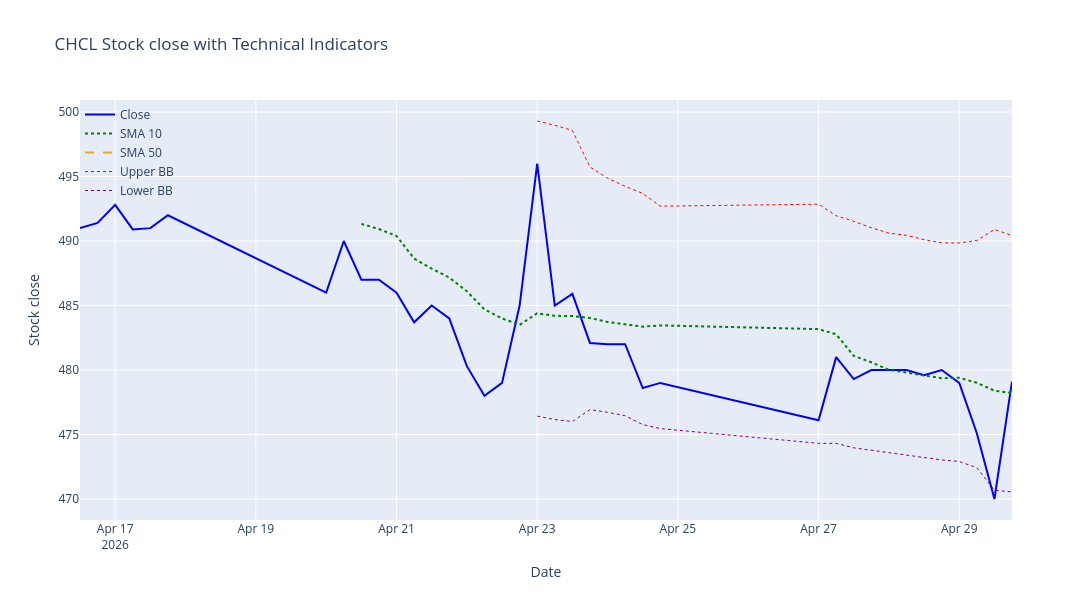

The notebook cell saved with this chart:
### Markdown cell above
### Plot technical Analysis

### Code cell
df_filtered = df.copy();
if data_type=="intraday" :
    df_filtered = df_filtered.between_time("11:00", "15:00");



# Create the figure
fig = go.Figure()

# Add 'Close' close line
fig.add_trace(
    go.Scatter(
        x=df_filtered.index,
        y=df_filtered["close"],
        mode="lines",
        name="Close",
        line=dict(color="blue", width=2),
    )
)

# Add 'SMA 10' line
fig.add_trace(
    go.Scatter(
        x=df_filtered.index,
        y=df_filtered["SMA_10"],
        mode="lines",
        name="SMA 10",
        line=dict(color="green", width=2, dash="dot"),
    )
)

# Add 'SMA 50' line
fig.add_trace(
    go.Scatter(
        x=df_filtered.index,
        y=df_filtered["SMA_50"],
        mode="lines",
        name="SMA 50",
        line=dict(color="orange", width=2, dash="dash"),
    )
)

# Add 'Upper BB' line
fig.add_trace(
    go.Scatter(
        x=df_filtered.index,
        y=df_filtered["Upper_BB"],
        mode="lines",
        name="Upper BB",
        line=dict(color="red", width=1, dash="dot"),
    )
)

# Add 'Lower BB' line
fig.add_trace(
    go.Scatter(
        x=df_filtered.index,
        y=df_filtered["Lower_BB"],
        mode="lines",
        name="Lower BB",
        line=dict(color="purple", width=1, dash="dot"),
    )
)

# Update layout for a larger figure size and title
fig.update_layout(
    title=f"{stock_name} Stock close with Technical Indicators",
    xaxis_title="Date",
    yaxis_title="Stock close",
    legend=dict(
        x=0, y=1, bgcolor="rgba(255,255,255,0)", bordercolor="rgba(255,255,255,0)"
    ),
    autosize=False,
    width=1200,
    height=600,
)

if data_type=="intraday" :
    fig.update_xaxes(rangebreaks=[
        dict(bounds=["sat","sat"]),   # remove weekends
        dict(bounds=[15, 11], pattern="hour")  # keep only 11–15
    ])




# Show the plot
fig.show()
